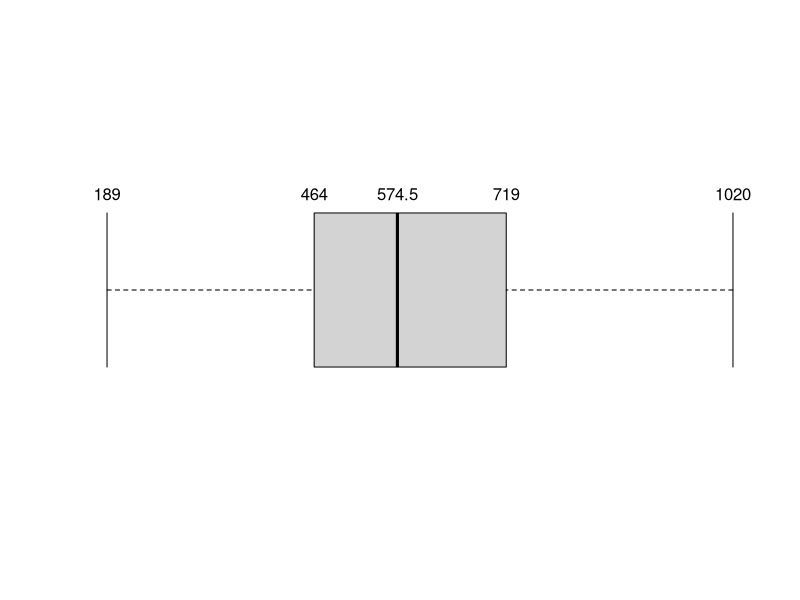

Source code (R):
# Page No. 101

crime_rate=c(876,578,718,388,562,971,698,298,673,537,642,856,376,508,529,393,354,735,811,504,807,719,464,410,491,557,771,685,448,571,189,661,877,563,647,447,336,526,624,605,496,296,628,481,224,868,804,210,421,435,291,393,605,341,352,374,267,684,685,460,466,498,562,739,562,817,690,720,758,731,480,559,505,703,809,706,631,626,639,585,570,928,516,885,751,561,1020,592,814,843)
 
boxplot(crime_rate, horizontal = TRUE, axes = FALSE, staplewex = 1)
text(x=fivenum(crime_rate), labels =fivenum(crime_rate), y=1.25)
